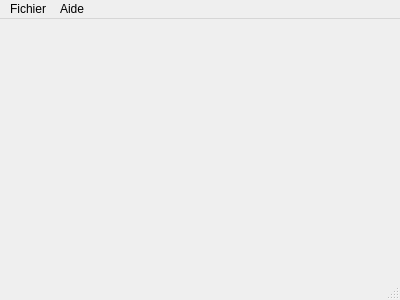
<?xml version="1.0" encoding="UTF-8"?>
<ui version="4.0">
 <class>MainWindow</class>
 <widget class="QMainWindow" name="MainWindow">
  <property name="geometry">
   <rect>
    <x>0</x>
    <y>0</y>
    <width>400</width>
    <height>300</height>
   </rect>
  </property>
  <property name="windowTitle">
   <string>MainWindow</string>
  </property>
  <widget class="QWidget" name="centralWidget"/>
  <widget class="QMenuBar" name="menuBar">
   <property name="geometry">
    <rect>
     <x>0</x>
     <y>0</y>
     <width>400</width>
     <height>19</height>
    </rect>
   </property>
   <widget class="QMenu" name="menuFichier">
    <property name="title">
     <string>Fichier</string>
    </property>
    <addaction name="actionOuvrir"/>
    <addaction name="actionSauvegarder"/>
    <addaction name="actionFermer"/>
    <addaction name="separator"/>
    <addaction name="actionQuitter"/>
   </widget>
   <widget class="QMenu" name="menu_propos">
    <property name="title">
     <string>Aide</string>
    </property>
    <addaction name="action_propos_de_Qt"/>
    <addaction name="action_propos"/>
   </widget>
   <addaction name="menuFichier"/>
   <addaction name="menu_propos"/>
  </widget>
  <widget class="QStatusBar" name="statusBar"/>
  <action name="actionOuvrir">
   <property name="text">
    <string>Ouvrir...</string>
   </property>
  </action>
  <action name="actionFermer">
   <property name="text">
    <string>Fermer</string>
   </property>
  </action>
  <action name="actionSauvegarder">
   <property name="text">
    <string>Sauvegarder</string>
   </property>
  </action>
  <action name="actionQuitter">
   <property name="text">
    <string>Quitter</string>
   </property>
  </action>
  <action name="action_propos_de_Qt">
   <property name="text">
    <string>À propos de Qt...</string>
   </property>
  </action>
  <action name="action_propos">
   <property name="text">
    <string>À propos...</string>
   </property>
  </action>
 </widget>
 <layoutdefault spacing="6" margin="11"/>
 <resources/>
 <connections/>
</ui>
